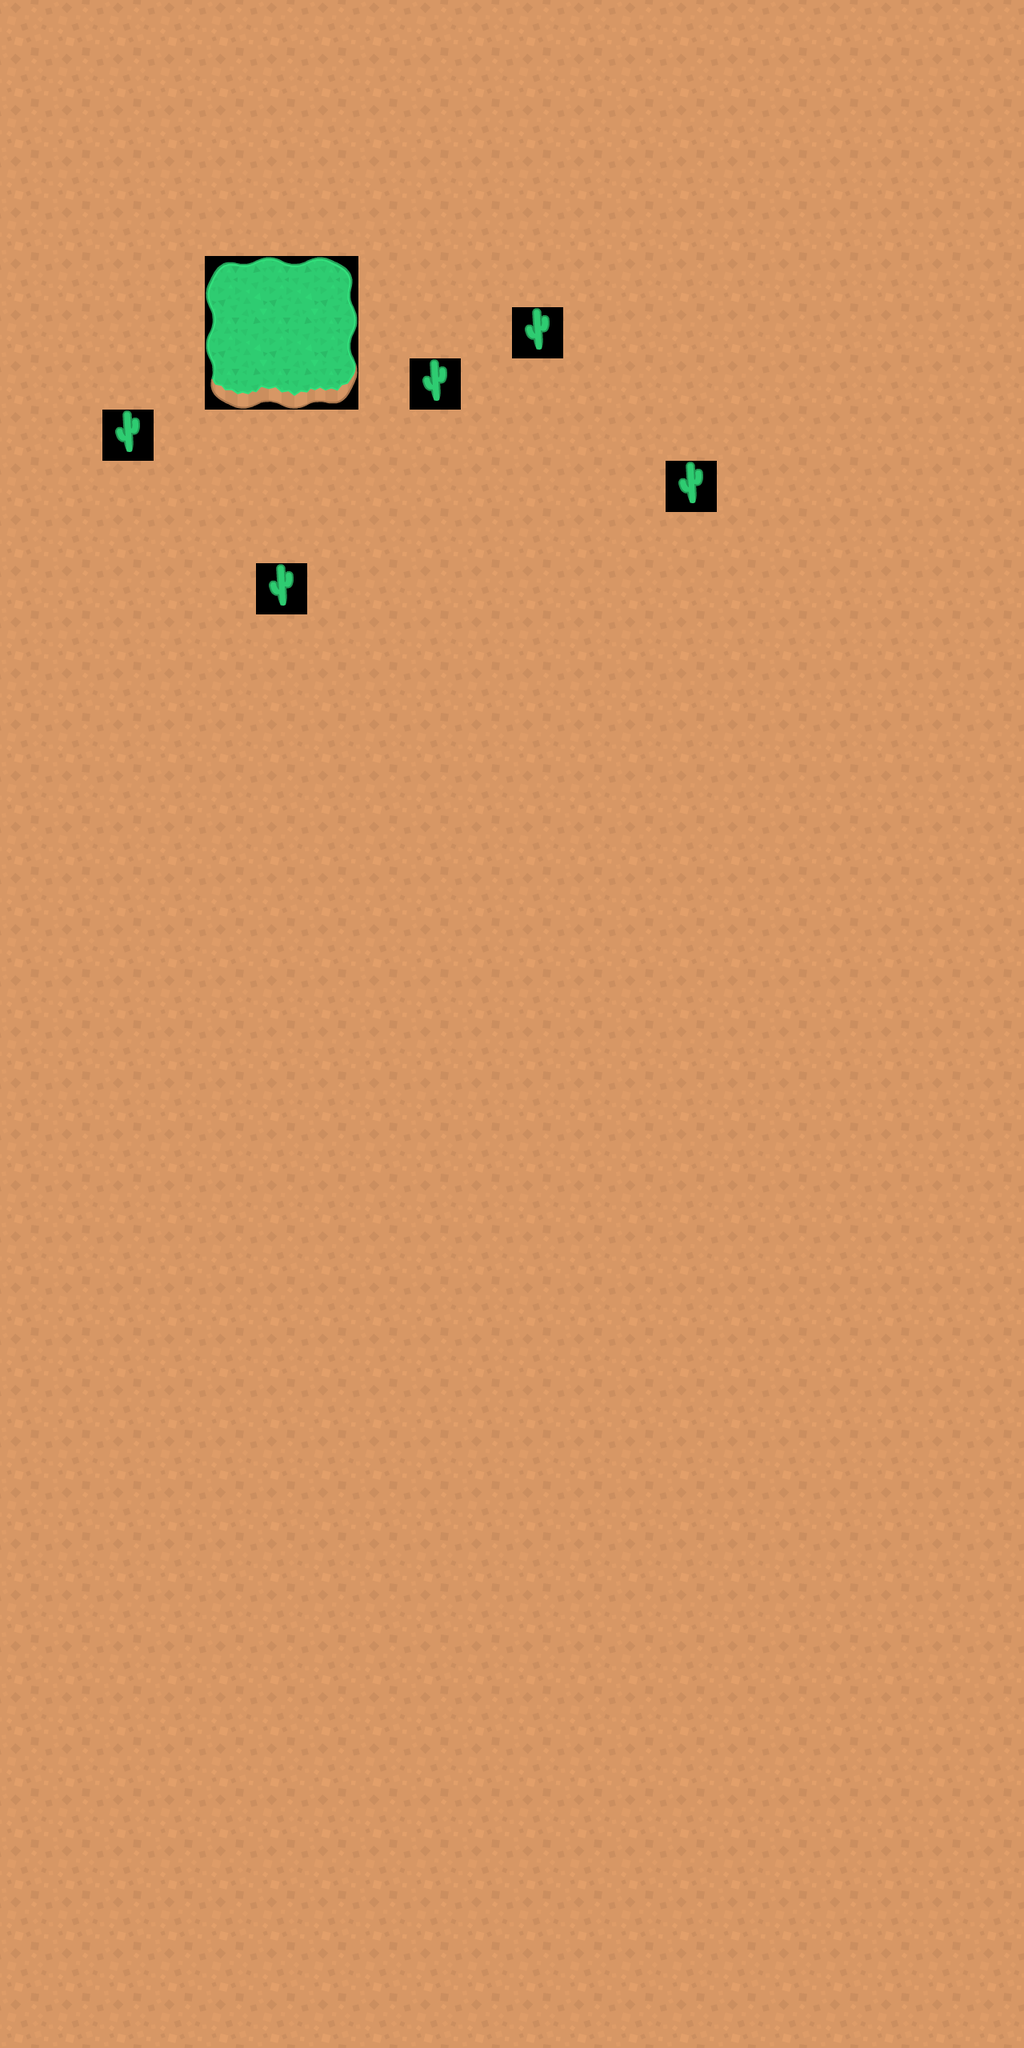

This game map was drawn from its Tiled (.tmx) file and the tilesets committed beside it. A one-line description and the full map source follow:
An orthogonal 20x40 tile map with 64x64 px tiles, 1 tile layer (toplayer).

<map version="1.2" tiledversion="1.3.4" orientation="orthogonal" renderorder="right-down" width="20" height="40" tilewidth="64" tileheight="64" infinite="0" nextlayerid="3" nextobjectid="1">
 <editorsettings>
  <export target="map1.json" format="json" />
 </editorsettings>
 <tileset firstgid="1" name="tiles1" tilewidth="64" tileheight="64" tilecount="204" columns="17">
  <image source="tiles.png" width="1088" height="768" />
 </tileset>
 <layer id="1" name="toplayer" width="20" height="40">
  <data encoding="csv">
92,92,92,92,92,92,92,92,92,92,92,92,92,92,92,92,92,92,92,92,
92,92,92,92,92,92,92,92,92,92,92,92,92,92,92,92,92,92,92,92,
92,92,92,92,92,92,92,92,92,92,92,92,92,92,92,92,92,92,92,92,
92,92,92,92,92,92,92,92,92,92,92,92,92,92,92,92,92,92,92,92,
92,92,92,92,92,92,92,92,92,92,92,92,92,92,92,92,92,92,92,92,
92,92,92,92,6,7,8,92,92,92,92,92,92,92,92,92,92,92,92,92,
92,92,92,92,23,24,25,92,92,92,39,92,92,92,92,92,92,92,92,92,
92,92,92,92,40,41,42,92,39,92,92,92,92,92,92,92,92,92,92,92,
92,92,39,92,92,92,92,92,92,92,92,92,92,92,92,92,92,92,92,92,
92,92,92,92,92,92,92,92,92,92,92,92,92,39,92,92,92,92,92,92,
92,92,92,92,92,92,92,92,92,92,92,92,92,92,92,92,92,92,92,92,
92,92,92,92,92,39,92,92,92,92,92,92,92,92,92,92,92,92,92,92,
92,92,92,92,92,92,92,92,92,92,92,92,92,92,92,92,92,92,92,92,
92,92,92,92,92,92,92,92,92,92,92,92,92,92,92,92,92,92,92,92,
92,92,92,92,92,92,92,92,92,92,92,92,92,92,92,92,92,92,92,92,
92,92,92,92,92,92,92,92,92,92,92,92,92,92,92,92,92,92,92,92,
92,92,92,92,92,92,92,92,92,92,92,92,92,92,92,92,92,92,92,92,
92,92,92,92,92,92,92,92,92,92,92,92,92,92,92,92,92,92,92,92,
92,92,92,92,92,92,92,92,92,92,92,92,92,92,92,92,92,92,92,92,
92,92,92,92,92,92,92,92,92,92,92,92,92,92,92,92,92,92,92,92,
92,92,92,92,92,92,92,92,92,92,92,92,92,92,92,92,92,92,92,92,
92,92,92,92,92,92,92,92,92,92,92,92,92,92,92,92,92,92,92,92,
92,92,92,92,92,92,92,92,92,92,92,92,92,92,92,92,92,92,92,92,
92,92,92,92,92,92,92,92,92,92,92,92,92,92,92,92,92,92,92,92,
92,92,92,92,92,92,92,92,92,92,92,92,92,92,92,92,92,92,92,92,
92,92,92,92,92,92,92,92,92,92,92,92,92,92,92,92,92,92,92,92,
92,92,92,92,92,92,92,92,92,92,92,92,92,92,92,92,92,92,92,92,
92,92,92,92,92,92,92,92,92,92,92,92,92,92,92,92,92,92,92,92,
92,92,92,92,92,92,92,92,92,92,92,92,92,92,92,92,92,92,92,92,
92,92,92,92,92,92,92,92,92,92,92,92,92,92,92,92,92,92,92,92,
92,92,92,92,92,92,92,92,92,92,92,92,92,92,92,92,92,92,92,92,
92,92,92,92,92,92,92,92,92,92,92,92,92,92,92,92,92,92,92,92,
92,92,92,92,92,92,92,92,92,92,92,92,92,92,92,92,92,92,92,92,
92,92,92,92,92,92,92,92,92,92,92,92,92,92,92,92,92,92,92,92,
92,92,92,92,92,92,92,92,92,92,92,92,92,92,92,92,92,92,92,92,
92,92,92,92,92,92,92,92,92,92,92,92,92,92,92,92,92,92,92,92,
92,92,92,92,92,92,92,92,92,92,92,92,92,92,92,92,92,92,92,92,
92,92,92,92,92,92,92,92,92,92,92,92,92,92,92,92,92,92,92,92,
92,92,92,92,92,92,92,92,92,92,92,92,92,92,92,92,92,92,92,92,
92,92,92,92,92,92,92,92,92,92,92,92,92,92,92,92,92,92,92,92
</data>
 </layer>
</map>
